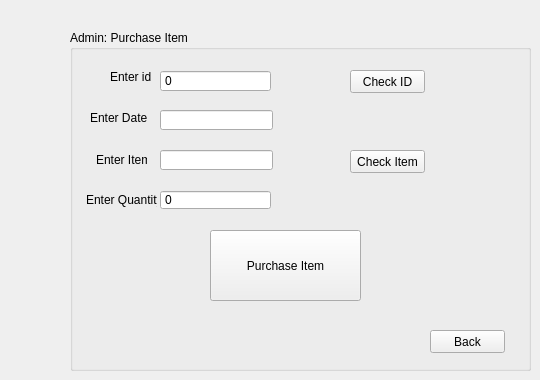
    <widget class="QWidget" name="purchaseItem">
     <widget class="QGroupBox" name="groupBox_21">
      <property name="geometry">
       <rect>
        <x>70</x>
        <y>30</y>
        <width>461</width>
        <height>341</height>
       </rect>
      </property>
      <property name="title">
       <string>Admin: Purchase Item</string>
      </property>
      <widget class="QLabel" name="enterId">
       <property name="geometry">
        <rect>
         <x>40</x>
         <y>40</y>
         <width>47</width>
         <height>13</height>
        </rect>
       </property>
       <property name="text">
        <string>Enter id</string>
       </property>
      </widget>
      <widget class="QLineEdit" name="itemEdit">
       <property name="geometry">
        <rect>
         <x>90</x>
         <y>120</y>
         <width>113</width>
         <height>20</height>
        </rect>
       </property>
      </widget>
      <widget class="QLabel" name="enterItem">
       <property name="geometry">
        <rect>
         <x>26</x>
         <y>120</y>
         <width>51</width>
         <height>20</height>
        </rect>
       </property>
       <property name="text">
        <string>Enter Item</string>
       </property>
      </widget>
      <widget class="QLabel" name="enterQty">
       <property name="geometry">
        <rect>
         <x>16</x>
         <y>160</y>
         <width>71</width>
         <height>20</height>
        </rect>
       </property>
       <property name="text">
        <string>Enter Quantity</string>
       </property>
      </widget>
      <widget class="QLabel" name="EnterDate">
       <property name="geometry">
        <rect>
         <x>20</x>
         <y>80</y>
         <width>81</width>
         <height>16</height>
        </rect>
       </property>
       <property name="text">
        <string>Enter Date</string>
       </property>
      </widget>
      <widget class="QLineEdit" name="dateEdit">
       <property name="geometry">
        <rect>
         <x>90</x>
         <y>80</y>
         <width>113</width>
         <height>20</height>
        </rect>
       </property>
      </widget>
      <widget class="QLabel" name="message_3">
       <property name="geometry">
        <rect>
         <x>160</x>
         <y>280</y>
         <width>131</width>
         <height>31</height>
        </rect>
       </property>
       <property name="text">
        <string/>
       </property>
      </widget>
      <widget class="QPushButton" name="pushButton_17">
       <property name="geometry">
        <rect>
         <x>140</x>
         <y>200</y>
         <width>151</width>
         <height>71</height>
        </rect>
       </property>
       <property name="text">
        <string>Purchase Item</string>
       </property>
      </widget>
      <widget class="QPushButton" name="pushButton_18">
       <property name="geometry">
        <rect>
         <x>360</x>
         <y>300</y>
         <width>75</width>
         <height>23</height>
        </rect>
       </property>
       <property name="text">
        <string>Back</string>
       </property>
      </widget>
      <widget class="QPushButton" name="pushButton_19">
       <property name="geometry">
        <rect>
         <x>280</x>
         <y>40</y>
         <width>75</width>
         <height>23</height>
        </rect>
       </property>
       <property name="text">
        <string>Check ID</string>
       </property>
      </widget>
      <widget class="QPushButton" name="pushButton_20">
       <property name="geometry">
        <rect>
         <x>280</x>
         <y>120</y>
         <width>75</width>
         <height>23</height>
        </rect>
       </property>
       <property name="text">
        <string>Check Item</string>
       </property>
      </widget>
      <widget class="QSpinBox" name="purchaseQuantity">
       <property name="geometry">
        <rect>
         <x>90</x>
         <y>160</y>
         <width>111</width>
         <height>20</height>
        </rect>
       </property>
       <property name="buttonSymbols">
        <enum>QAbstractSpinBox::NoButtons</enum>
       </property>
       <property name="maximum">
        <number>999999</number>
       </property>
      </widget>
      <widget class="QDoubleSpinBox" name="enterIdPurchase">
       <property name="geometry">
        <rect>
         <x>90</x>
         <y>40</y>
         <width>111</width>
         <height>22</height>
        </rect>
       </property>
       <property name="buttonSymbols">
        <enum>QAbstractSpinBox::NoButtons</enum>
       </property>
       <property name="decimals">
        <number>0</number>
       </property>
       <property name="maximum">
        <double>99999999.000000000000000</double>
       </property>
      </widget>
      <widget class="QLabel" name="message_4">
       <property name="geometry">
        <rect>
         <x>260</x>
         <y>70</y>
         <width>131</width>
         <height>31</height>
        </rect>
       </property>
       <property name="text">
        <string/>
       </property>
      </widget>
      <widget class="QLabel" name="message_5">
       <property name="geometry">
        <rect>
         <x>260</x>
         <y>160</y>
         <width>131</width>
         <height>31</height>
        </rect>
       </property>
       <property name="text">
        <string/>
       </property>
      </widget>
     </widget>
    </widget>
